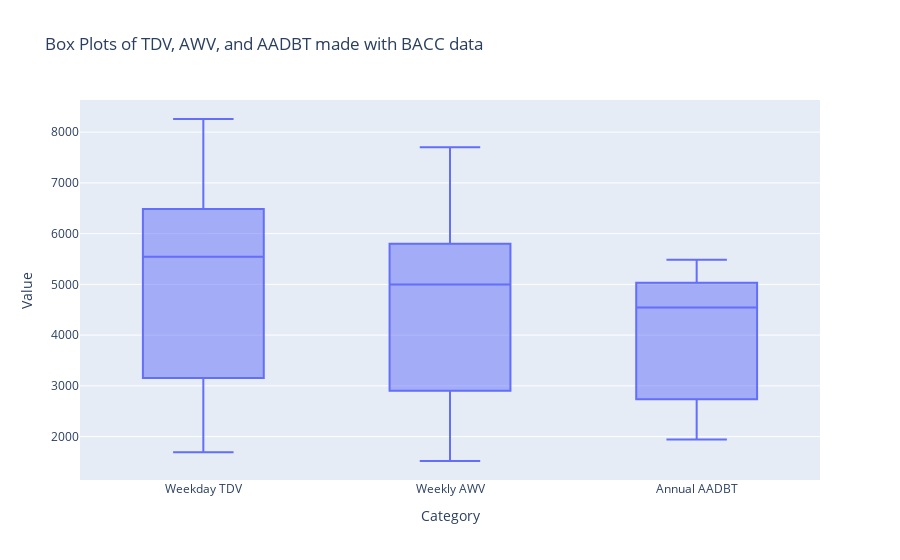

Source (notebook cell):
### Code cell
import plotly.express as px

# Create a combined DataFrame for plotting
combined_df = pd.DataFrame({
    'Value': pd.concat([weekday_daily_volume['TDV'], weekend_daily_volume['TDV'], mean_weekly_volume['AWV'], annual_volume['AADBT']]),
    'Category': ['Weekday TDV'] * len(weekday_daily_volume) + ['Weekend TDV'] * len(weekend_daily_volume) + ['Weekly AWV'] * len(mean_weekly_volume) + ['Annual AADBT'] * len(annual_volume)
})


# Create the box plot
fig = px.box(combined_df, x='Category', y='Value', title='Box Plots of TDV, AWV, and AADBT made with BACC data')
fig.show()

### Figure 1 — Plotly figure (JSON) as saved in the notebook; plotly's stock layout.template omitted (floating-point values rounded to 4 significant figures)
{"data": [{"alignmentgroup": "True", "hovertemplate": "Category=%{x}<br>Value=%{y}<extra></extra>", "legendgroup": "", "marker": {"color": "#636efa"}, "name": "", "notched": false, "offsetgroup": "", "orientation": "v", "showlegend": false, "type": "box", "x": ["Weekday TDV", "Weekday TDV", "Weekday TDV", "Weekday TDV", "Weekday TDV", "Weekday TDV", "Weekday TDV", "Weekday TDV", "Weekday TDV", "Weekday TDV", "Weekly AWV", "Weekly AWV", "Weekly AWV", "Weekly AWV", "Weekly AWV", "Weekly AWV", "Weekly AWV", "Weekly AWV", "Weekly AWV", "Weekly AWV", "Annual AADBT", "Annual AADBT", "Annual AADBT", "Annual AADBT", "Annual AADBT"], "x0": " ", "xaxis": "x", "y": [8217.0, 8259.0, 6485.0, 5830.0, 3154.0, 3160.0, 5352.0, 5738.0, 1693.0, 1699.0, 7546.0, 7700.0, 5798.0, 5213.0, 2940.0, 2902.0, 4785.0, 5350.0, 1579.0, 1519.0, 4542.0, 5487.0, 4878.0, 3000.0, 1942.0], "y0": " ", "yaxis": "y"}], "layout": {"boxmode": "group", "legend": {"tracegroupgap": 0}, "title": {"text": "Box Plots of TDV, AWV, and AADBT made with BACC data"}, "xaxis": {"anchor": "y", "domain": [0.0, 1.0], "title": {"text": "Category"}}, "yaxis": {"anchor": "x", "domain": [0.0, 1.0], "title": {"text": "Value"}}}}
